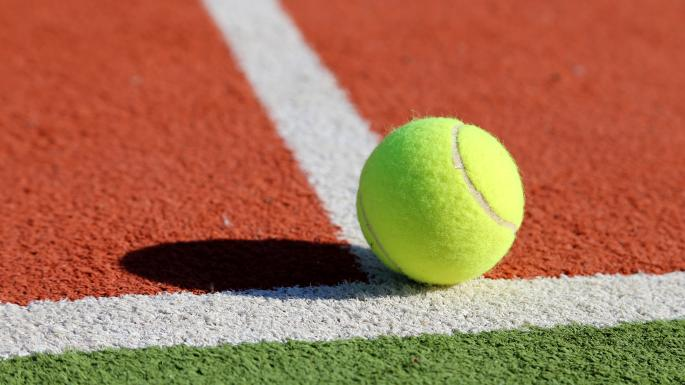
#> input picture opencv_codes/Images/tennis.jpg, 685 x 385 px
$ python color_filtering.py
#> lines starting #> are read from the running program, lines starting #| are printed output that depends on the picture; after the words box and inside, x2 and y2 are one past the last pixel; in counts of white or black regions, pixels touching at a corner belong together
#!/usr/bin/env python

import numpy as np
import cv2
import imutils

image = cv2.imread("Images/tennis.jpg")
#> image is the input picture: shape (385, 685, 3); mean B, G, R 81.5, 113.5, 167
cv2.imshow("Original", image)

#convert image to HSV
hsv = cv2.cvtColor(image, cv2.COLOR_BGR2HSV)
#> hsv: shape (385, 685, 3); mean H, S, V 25.5, 141.8, 173
cv2.imshow("HSV Image", hsv)

#find lower and upper bounds of yellow color
yellowLower = (30, 100, 100)
yellowUpper = (60, 255, 255)

#define mask using lower and upper bounds of yellow color
mask = cv2.inRange(hsv, yellowLower, yellowUpper)
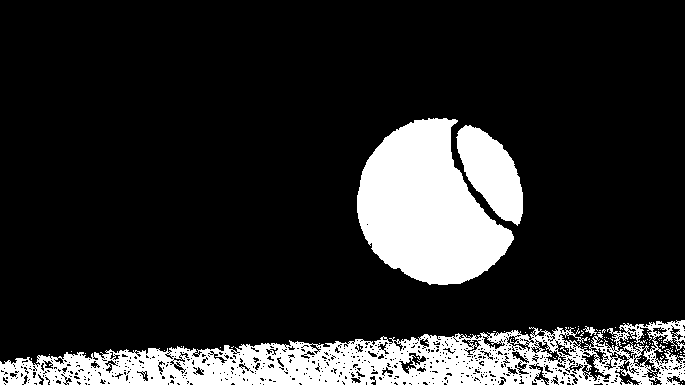
#> mask: shape (385, 685); 16.4% white; 79 white regions (75 under 20 px), largest, box (x1, y1, x2, y2) and area: (0, 320, 685, 385) 22340, (357, 118, 514, 285) 16772, (456, 125, 523, 226) 3861, (583, 326, 597, 336) 55

cv2.imshow("Mask", mask)


cv2.waitKey(0)
cv2.destroyAllWindows()
